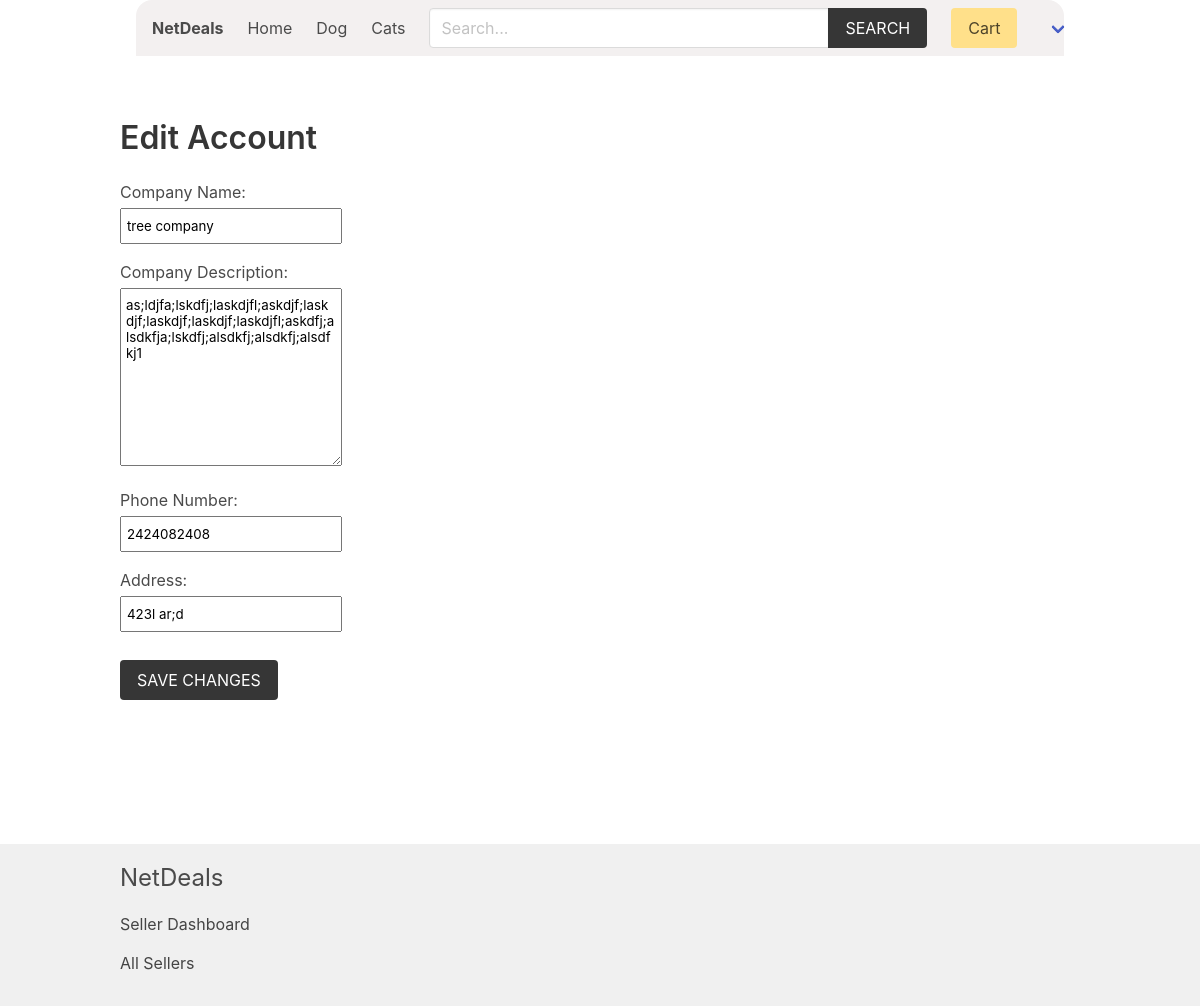
/seller/edit-seller/ (signed in), run on the app's committed database.
### product/models.py (models this page shows, shortened)
class Category(models.Model):
    title = models.CharField(max_length=50)
    slug = models.SlugField(max_length=55)
    ordering = models.IntegerField(default=0)
    class Meta:
        ordering = ['ordering']

### accounts/models.py (models this page shows, shortened)
class SellerProfile(models.Model):
    is_approved = models.BooleanField(default=False) # for admin approval
    phone_number = models.CharField(max_length=15, null=True, blank=True)
    address = models.CharField(max_length=255, null=True, blank=True)
    user = models.OneToOneField(CustomUser, on_delete=models.CASCADE)
    company_name = models.CharField(max_length=100, null=True, blank=True)
    company_description = models.TextField(null=True, blank=True)

### seller/views.py (the view)
# urls.py: path('edit-seller/', views.edit_seller, name="edit-seller"),
@login_required
@is_seller_approved
def edit_seller(request):
    if request.user.role != 'seller':
        return redirect('core:home')
    seller_profile = request.user.sellerprofile
    if request.method == 'POST':
        form = SellerUserCreationForm(request.POST, instance=seller_profile)
        if form.is_valid():
            form.save()
            request.user.save()
    else:
        form = SellerUserCreationForm(instance=seller_profile)
    context = {'form': form}
    return render(request, 'seller/edit_seller.html', context)

### accounts/forms.py
class SellerUserCreationForm(forms.ModelForm):
    phone_number = PhoneNumberFormField(required=False)
    address = forms.CharField(max_length=255, required=False)
    class Meta:
        model = SellerProfile
        fields = ('company_name', 'company_description', 'phone_number', 'address')

### cart/cart.py (called while the page is built)
    def __len__(self):
        return sum(item['quantity'] for item in self.cart.values())

### cart/context_processors.py (called while the page is built)
def cart(request):
    return {'cart': Cart(request)}

### product/context_processors.py (called while the page is built)
def menu_categories(request):
    categories = Category.objects.all()
    return {'categories': categories}

### templates/seller/edit_seller.html (shortened to what this page needs)
{% extends 'core/base.html' %}
{% block content %}
    <h1 class="title">Edit Account</h1>
    <form method="post" action=".">
        <div class="columns">
            <div class="column is-3">
                <div class="field">
                    <label for="id_company_name">Company Name: </label>
                    <br>
                    {{ form.company_name }}
                </div>
                <div class="field">
                    <label for="id_company_description">Company Description: </label>
                    <br>
                    {{ form.company_description }}
                </div>
                <div class="field">
                    <label for="id_phone_number">Phone Number: </label>
                    <br>
                    {{ form.phone_number }}
                </div>
                <div class="field">
                    <label for="id_address">Address: </label>
                    <br>
                    {{ form.address }}
                </div>
            </div>
        </div>
        <div class="field">
            <div class="control">
                <button class="button is-dark is-uppercase">Save changes</button>
            </div>
        </div>
    </form>
{% endblock %}

### templates/core/base.html (shortened to what this page needs)
{% load static %}
{% load product_filters %}
<!DOCTYPE html>
<html lang="en">
<head>
    <link rel="stylesheet" href="https://cdn.jsdelivr.net/npm/bulma@0.9.2/css/bulma.min.css">
    <link rel="stylesheet" href="{% static 'css/main.css' %}">
</head>
<body>
    <div class="container px-4">
        <nav class="navbar px-4" role="navigation" aria-label="main navigation">
            <div class="navbar-brand">
                <a class="navbar-item" href="{% url 'core:home' %}">
                    <h1><strong>NetDeals</strong></h1>
                </a>
            </div>
            <div id="navbarBasicExample" class="navbar-menu">
                <div class="navbar-start">
                <a class="navbar-item" href="{% url 'core:home' %}">
                    Home
                </a>
                {% for category in categories %}
                    <a class="navbar-item" href="{% url 'product:category' category.slug %}">
                        {{category.title}}
                    </a>
                {% endfor %}
                </div>
                <div class="navbar-start">
                    <div class="navbar-item">
                        <form method="get" action="{% url 'product:search' %}">
                            <div class="field has-addons">
                                <div class="control">
                                    <input type="search" name="query" id="" class="input" placeholder="Search...">
                                </div>
                                <div class="control">
                                    <button class="button is-dark is-uppercase">Search</button>
                                </div>
                            </div>
                        </form>
                    </div>
                </div>
                <div class="navbar-end">
                <div class="navbar-item">
                    <a href="{% url 'cart:cart' %}" class="button is-warning">Cart {% if cart %}({{cart|length}}){% endif %}</a>
                </div>
                {% if user.role == 'seller' %}
                <div class="navbar-item has-dropdown is-hoverable">
                    <a class="navbar-link is-capitalized">
                    </a>
                </div>
                {% endif %}
                </div>
            </div>
            </nav>
    </div>
    <section class="section">
        <div class="container">
            {% block content %}{% endblock content %}
        </div>
    </section>
    <div class="main-content-wrapper">
        <section class="section">
        </section>
    </div>
    <footer class="footer">
        <div class="container">
            <h3 class="is-size-4 mb-4">NetDeals</h3>
            {% if user.role == 'seller' %}
                <a href="{% url 'seller:seller-dashboard' %}">Seller Dashboard</a>
            {% endif %}
            <br>
            <a href="{% url 'seller:sellers' %}">All Sellers</a>
        </div>
    </footer>
</body>
</html>

### core/static/css/main.css (style rules this page uses)
.footer a { margin-bottom: 15px; display: inline-block; color: #444; }

### templates/core/base.html (style rules this page uses)
.navbar { z-index: 1000; background-color: #f3f0f0; border-radius: 1rem 1rem 0 0; margin-bottom: 1rem; width: 100%; position: relative; }
.navbar .input { width: 400px; }
.navbar .field.has-addons { width: 100%; }
body { display: flex; flex-direction: column; min-height: 100vh; }
.main-content-wrapper { flex-grow: 1; }
.footer { background-color: #f0f0f0; padding: 1rem 0; }

### templates/seller/edit_seller.html (style rules this page uses)
#id_company_name,#id_company_description, #id_address, #id_phone_number { width: 100%; padding: 8px 5px; margin: 4px 0; box-sizing: border-box; }

### data on the page
Category: title "Dog"
Category: title "Cats"
SellerProfile: company_name "tree company", company_description "as;ldjfa;lskdfj;laskdjfl;askdjf;laskdjf;laskdjf;laskdjf;laskdjfl;askdfj;alsdkfja;lskdfj;alsdkfj;alsdkfj;alsdfkj1", phone_number "2424082408", address "423l ar;d"
